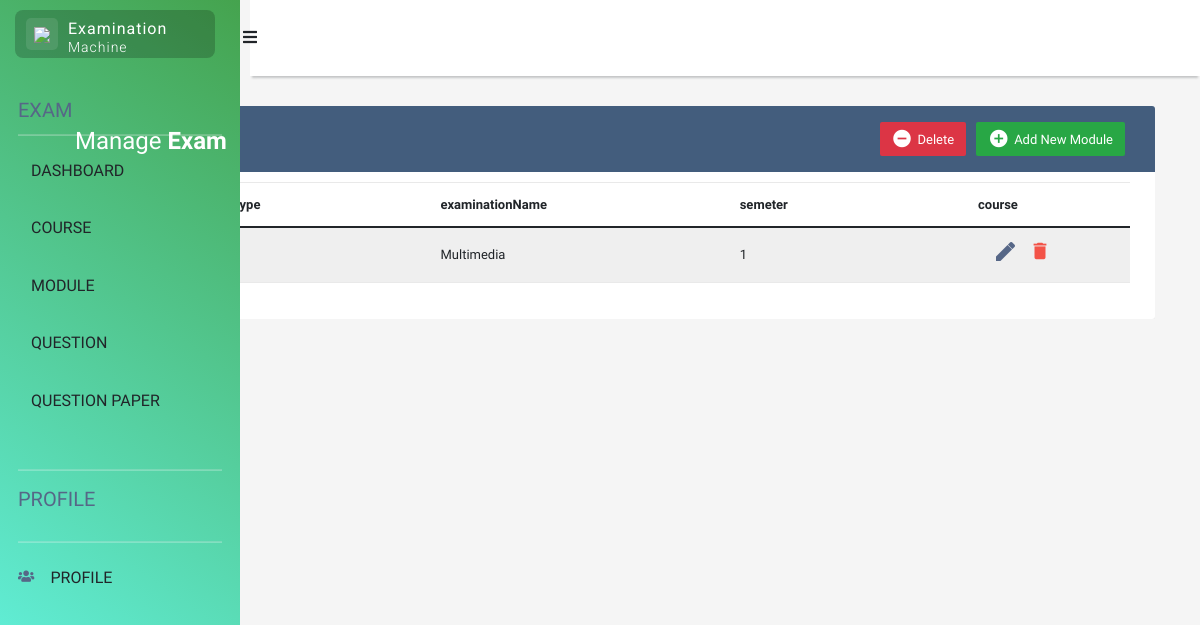
The page /exam/ on the database as committed earlier.
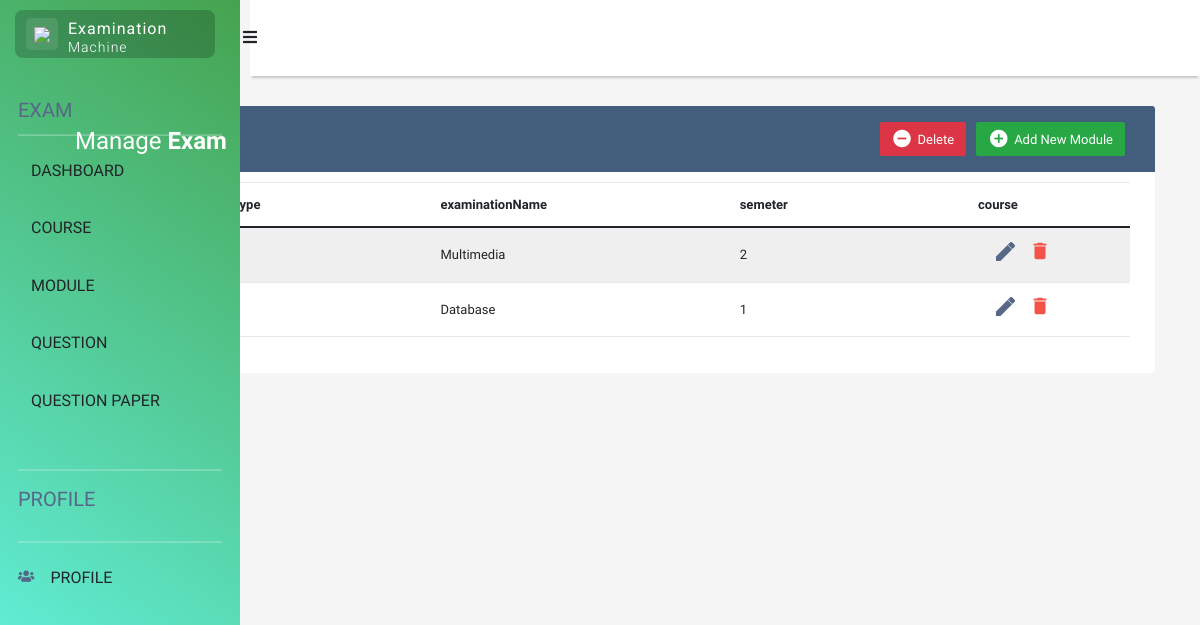
The same page on the database as committed later.
### mtihani/models.py (models this page shows)
class Exam(models.Model):
    examinationType = models.CharField(max_length=30)
    examinationName = models.CharField(max_length=30)
    semeter = models.IntegerField()
    course = models.ForeignKey(Course, on_delete=models.CASCADE)
    module = models.ForeignKey(Masomo, on_delete=models.CASCADE)
    examDuration = models.TimeField()
    examFullmark = models.IntegerField ()
    questionSection = models.ForeignKey(QuestionSection, on_delete=models.CASCADE)
    examinationDescription = models.TextField()

### mtihani/views.py (the view)
# urls.py: path('exam/', views.exam_manage, name="exam_manage"),
def exam_manage(request):
    context = {'exam_manage': Exam.objects.all()}
    return render(request, "mtihani/exam_manage.html", context)

### FYPAPP/models.py (called while the page is built)
    def __str__(self):
        return self.moduleName

    def __str__(self):
        return self.questionsection

### templates/mtihani/exam_manage.html (shortened to what this page needs)
{% extends 'mtihani/home.html' %}
{% block content %}
<!DOCTYPE html>
<html lang="en">
<head>
<link rel="stylesheet" href="https://stackpath.bootstrapcdn.com/bootstrap/4.5.0/css/bootstrap.min.css">
<link rel="stylesheet" href="https://maxcdn.bootstrapcdn.com/font-awesome/4.7.0/css/font-awesome.min.css">
</head>
<body>
<div class="container-xl">
	<div class="table-responsive">
		<div class="table-wrapper">
			<div class="table-title">
				<div class="row">
					<div class="col-sm-6">
						<h2>Manage <b>Exam</b></h2>
					</div>
					<div class="col-sm-6">
						<a href="#addCourseModal" class="btn btn-success" data-toggle="modal"><i class="material-icons">&#xE147;</i> <span>Add New Module</span></a>
						<a href="#deleteCourseModal" class="btn btn-danger" data-toggle="modal"><i class="material-icons">&#xE15C;</i> <span>Delete</span></a>
					</div>
				</div>
			</div>
			<table class="table table-striped table-hover">
                    <thead>
                        <tr>
                            <th>examinationType</th>
                            <th>examinationName</th>
                            <th>semeter</th>
                            <th>course</th>
                        </tr>
                    </thead>
                    {% for exam in exam_manage %}
                    <tr>
                        <td>{{ exam.examinationType }}</td>
                        <td>{{ exam.examinationName }}</td>
                        <td>{{ exam.semeter }}</td>
                    	<td>
							<div class="container-fluid">
								<div class="row">
									<div class="col-6">
										<a href="{% url 'mtihani:update_exam' exam.id %}" class="material-icons" data-toggle="tooltip" title="Edit">&#xE254;</a>
									</div>
									<div class="col-6">
										<a href="#deleteEmployeeModal" class="delete" data-toggle="modal"><i class="material-icons" data-toggle="tooltip" title="Delete">&#xE872;</i></a>
									</div>
								</div>
							</div>
						</td>
                    </tr>
                    {% endfor %}
			</table>
		</div>
	</div>
</div>
</body>
</html>
{% endblock content%}

Rows that differ between the two databases and show on the page:
changed Exam "Multimedia": semeter "1" → "2"
added Exam: examinationName "Database", semeter "1"
